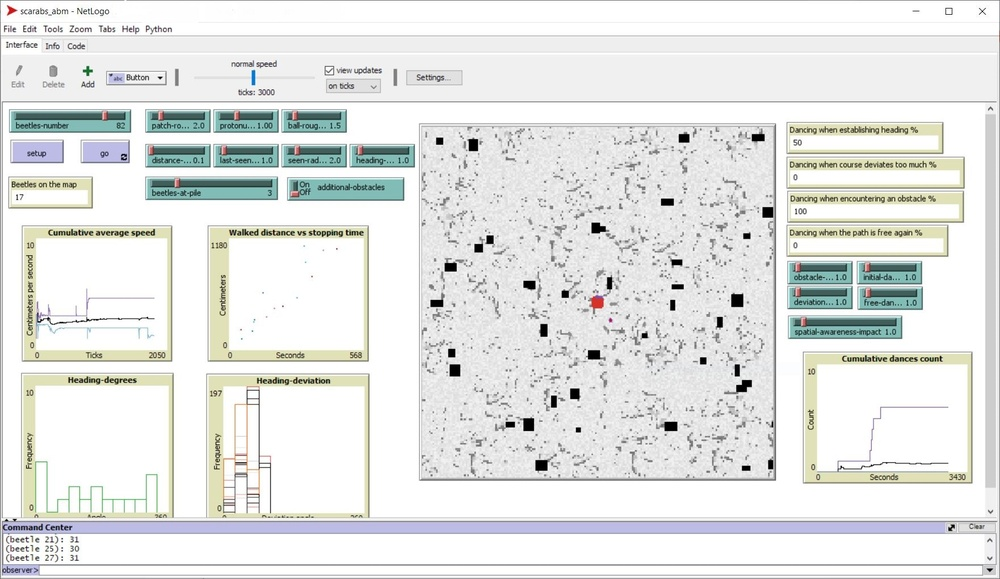
#> input picture images/model_calibrated_default.JPG, 1000 x 579 px, shrunk from 1762 x 1021 before the run
$ python saliency.py --image ../../images/model_calibrated_default.JPG
#> lines starting #> are read from the running program, lines starting #| are printed output that depends on the picture; after the words box and inside, x2 and y2 are one past the last pixel; in counts of white or black regions, pixels touching at a corner belong together
# import the necessary packages
import argparse
import cv2

# python saliency.py --image frame_6450.jpg

# construct the argument parser and parse the arguments
ap = argparse.ArgumentParser()
ap.add_argument("-i", "--image", required=True,
	help="path to input image")
args = vars(ap.parse_args())

# load the input image
image = cv2.imread(args["image"])
#> image is the input picture: shape (579, 1000, 3); mean B, G, R 228.3, 230.1, 228.3

# initialize OpenCV's static saliency spectral residual detector and
# compute the saliency map
saliency = cv2.saliency.StaticSaliencySpectralResidual_create()
(success, saliencyMap) = saliency.computeSaliency(image)
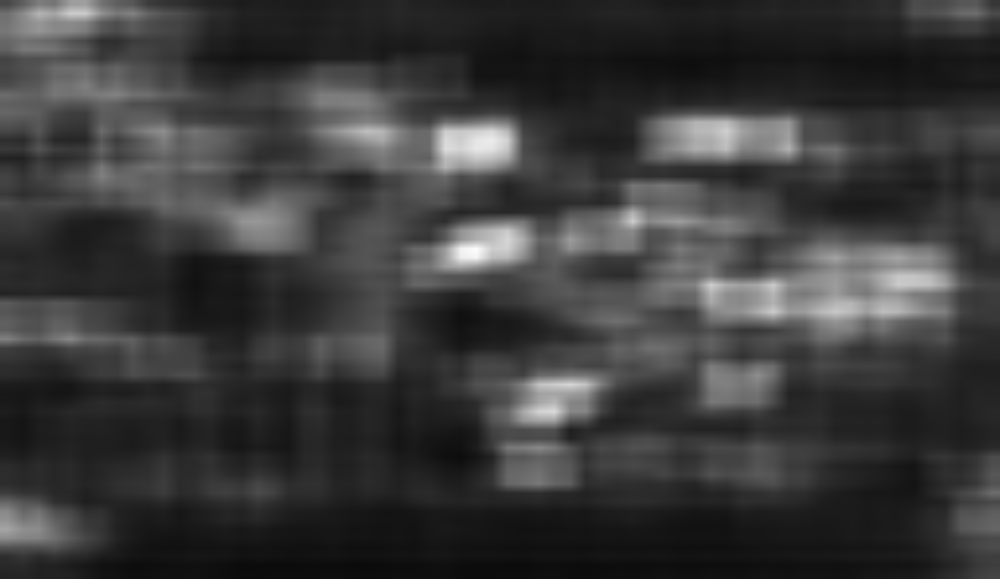
#> saliencyMap: shape (579, 1000) float32; min 0.0425, max 0.997, mean 0.233
#> success = True
saliencyMap = (saliencyMap * 255).astype("uint8")
cv2.imshow("Image", image)
cv2.imshow("Output", saliencyMap)
cv2.waitKey(0)

# initialize OpenCV's static fine grained saliency detector and
# compute the saliency map
saliency = cv2.saliency.StaticSaliencyFineGrained_create()
(success, saliencyMap) = saliency.computeSaliency(image)
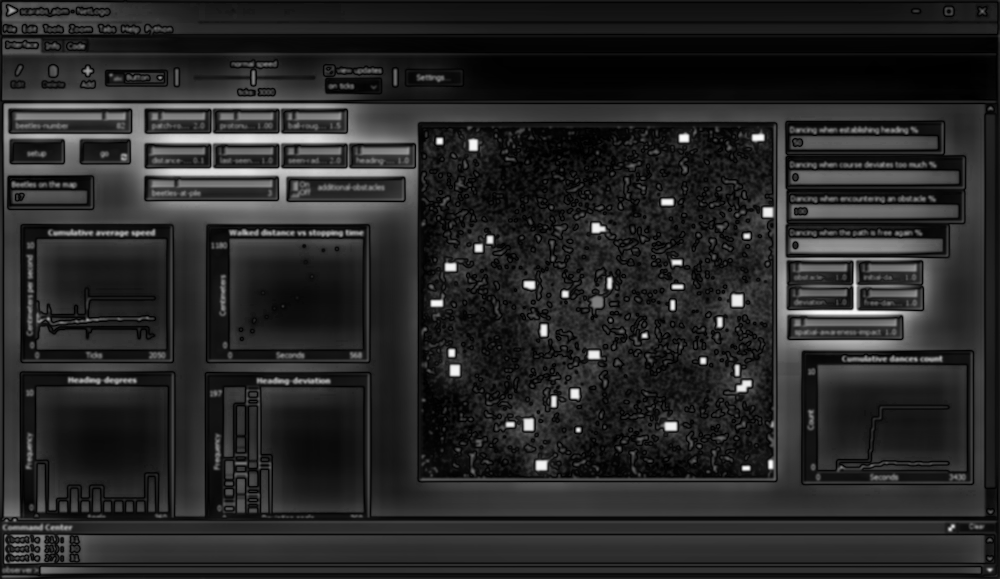
#> saliencyMap: shape (579, 1000) float32; min 0, max 1, mean 0.157

# if we would like a *binary* map that we could process for contours,
# compute convex hull's, extract bounding boxes, etc., we can
# additionally threshold the saliency map
threshMap = cv2.threshold(saliencyMap.astype("uint8"), 0, 255,
	cv2.THRESH_BINARY | cv2.THRESH_OTSU)[1]
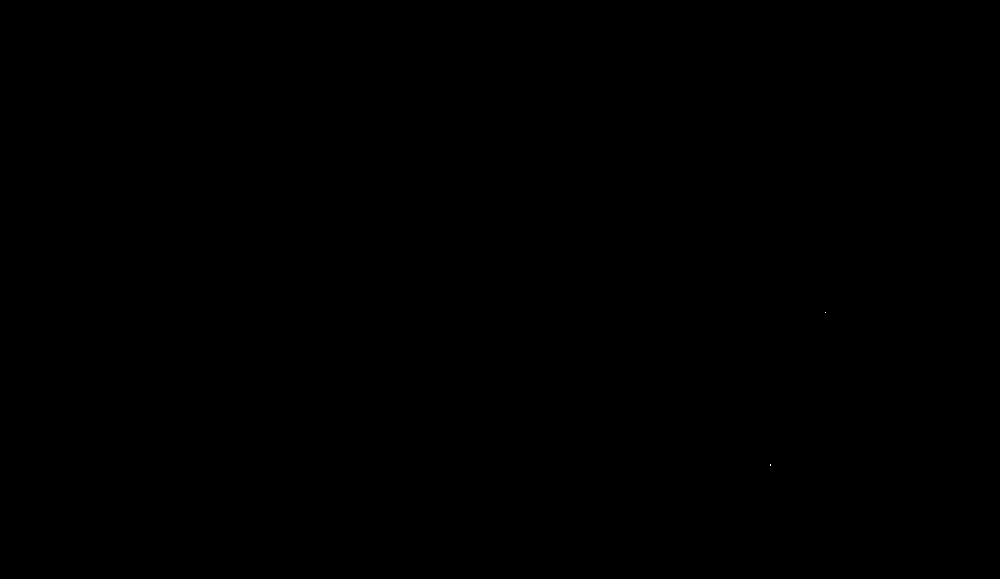
#> threshMap: shape (579, 1000); 0% white in thin lines or dots, all inside (x1, y1, x2, y2) = (770, 312, 826, 466)

# [5 lines of commented-out code are left out]
cv2.imwrite('output_saliency.jpg', saliencyMap)
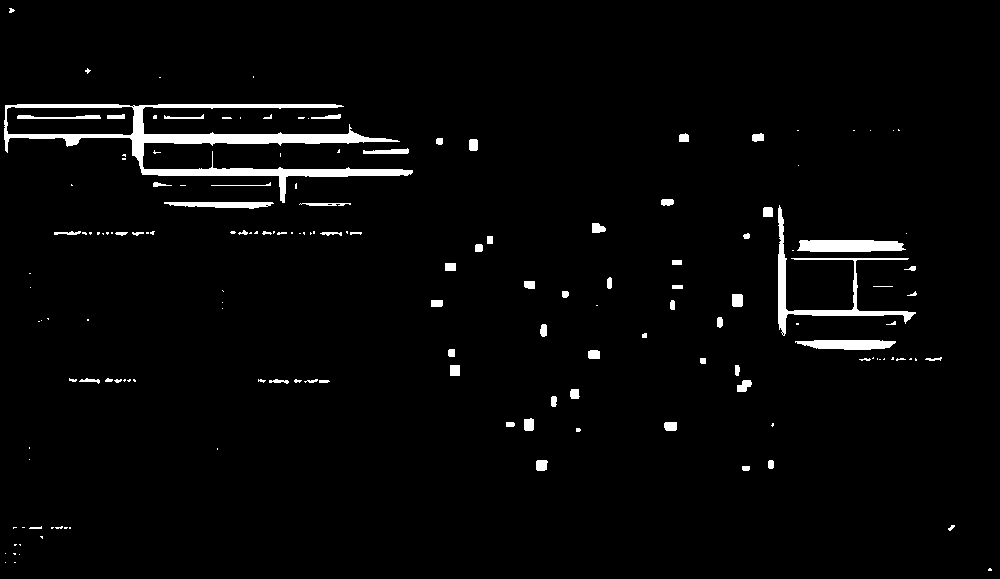
#> saved as output_saliency.jpg: shape (579, 1000); values 0 (black) and 1 (white), 2.8% white; 160 white regions (85 under 20 px), largest, box (x1, y1, x2, y2) and area: (4, 104, 413, 203) 6981, (778, 205, 916, 336) 1927, (797, 240, 906, 252) 1164
cv2.imwrite('threshold_saliency.jpg', threshMap)
